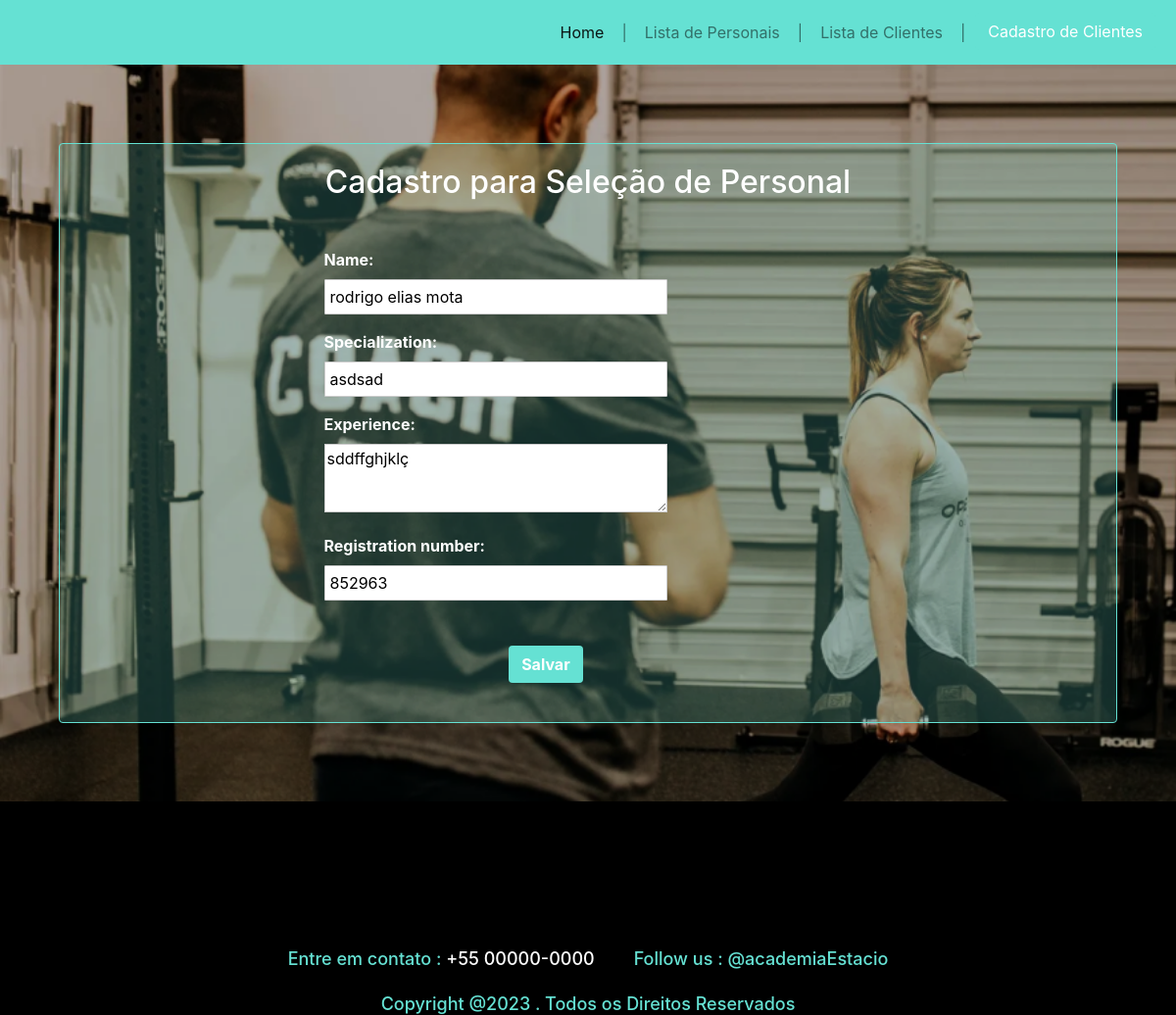
The page /update/5/ on the database as committed earlier.
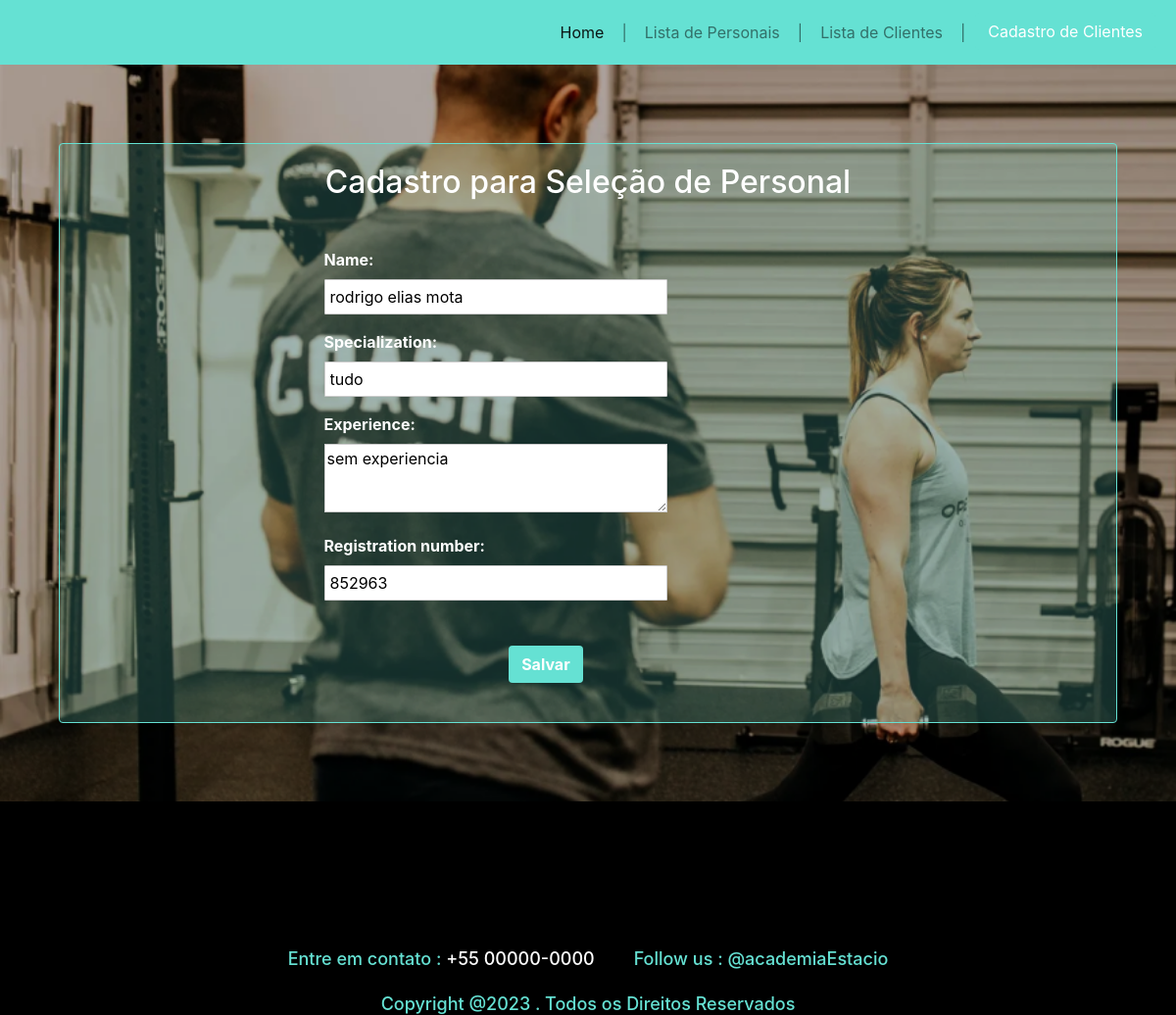
The same page on the database as committed later.
### academy/models.py (models this page shows, shortened)
class PersonalTrainer(models.Model):
    name = models.CharField(max_length=100)
    specialization = models.CharField(max_length=100)
    experience = models.TextField(null=True, blank=True)
    registration_number = models.IntegerField()

### academy/views.py (the view)
# urls.py: path('update/<int:pk>/', updatePersonalTrainer, name='url_update'),
def updatePersonalTrainer(request, pk):
    data = {}
    personalTrainer = PersonalTrainer.objects.get(pk=pk)
    form = PersonalTrainerForm(request.POST or None, instance=personalTrainer)
    if (form.is_valid()):
        form.save()
        return redirect('list_personal')
    data['form'] = form
    return render(request, 'academy/personal_trainer_form.html', data)

### academy/form.py
class PersonalTrainerForm(ModelForm):
    class Meta:
        model = PersonalTrainer
        fields = ['name', 'specialization',
                  'experience', 'registration_number']

### academy/templates/academy/personal_trainer_form.html (shortened to what this page needs)
{% load static %}
<!DOCTYPE html>
<html lang="pt-BR">
  <head>
    <link
      rel="stylesheet"
      href="https://maxcdn.bootstrapcdn.com/bootstrap/4.5.2/css/bootstrap.min.css"
    />
    <link
      rel="stylesheet"
      type="text/css"
      href="{% static 'css/form_personal.css' %}"
    />
  </head>
  <body>
    <nav class="navbar navbar-expand-lg navbar-light">
      <div class="collapse navbar-collapse" id="navbarNav">
        <ul class="navbar-nav ml-auto">
          <li class="nav-item active">
            <a class="nav-link" href="/">Home</a>
          </li>
          <li class="nav-item">
            <span class="navbar-text">|</span>
          </li>
          <li class="nav-item">
            <a class="nav-link" href="/personal/">Lista de Personais</a>
          </li>
          <li class="nav-item">
            <span class="navbar-text">|</span>
          </li>
          <li class="nav-item">
            <a class="nav-link" href="/customer/">Lista de Clientes</a>
          </li>
          <li class="nav-item">
            <span class="navbar-text">|</span>
          </li>
          <li class="nav-item button-menu">
            <a class="btn" href="/customer_form/">Cadastro de Clientes</a>
          </li>
        </ul>
      </div>
    </nav>
    <section class="form">
      <h2>Cadastro para Seleção de Personal</h2>
      <form method="POST">
        <div class="form-group">{{ form.name.label_tag }} {{ form.name }}</div>
        <div class="form-group">
          {{ form.specialization.label_tag }} {{ form.specialization }}
        </div>
        <div class="form-group">
          {{ form.experience.label_tag }} {{ form.experience }}
        </div>
        <div class="form-group">
          {{ form.registration_number.label_tag }} {{ form.registration_number }}
        </div>
        <button class="btn btn-submit" type="submit">Salvar</button>
      </form>
    </section>
    <footer>
      <div>
        <h3>Entre em contato : <span>+55 00000-0000<span></h3>
        <h3>Follow us : @academiaEstacio</h3>
      </div>
      <h3>Copyright @2023 . Todos os Direitos Reservados</h3>
    </footer>
  </body>
</html>

Rows that differ between the two databases and show on the page:
changed PersonalTrainer "rodrigo elias mota": specialization "asdsad" → "tudo"; experience "sddffghjklç" → "sem experiencia"
